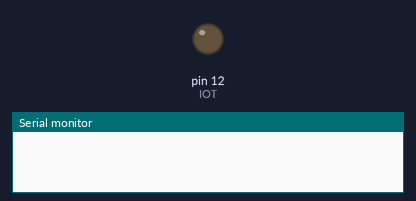
Simulated run of this sketch. Board: Arduino Uno, built with avr-gcc and run on an emulated ATmega328P. On the bench: output pins drawn as LEDs (lit = HIGH), the last lines printed to the serial monitor.

Above: at 0.1 s.
At 19.6 s:
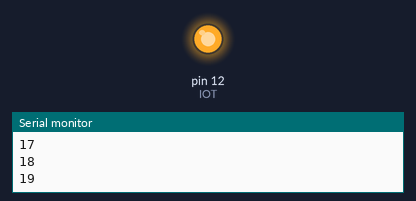
Timing chart, 0 to 21.1 s (numbered marks = the images above):
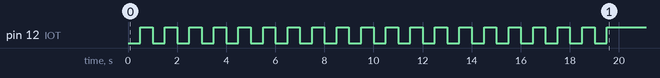

The sketch:

For_1.ino
```cpp
int IOT = 12;

void setup() {
  Serial.begin(9600);
  pinMode(IOT, OUTPUT);
  for (int i = 1; i <= 20; i++) {
    digitalWrite(IOT, LOW);
    delay(500);
    digitalWrite(IOT, HIGH);
    delay(500);
    Serial.println(i);
  }
}

void loop() {}
```
